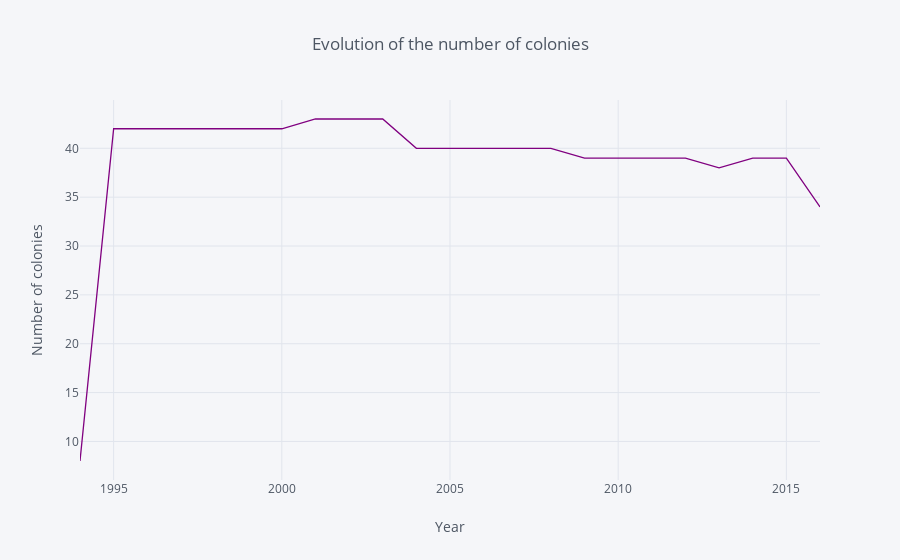

Notebook source saved alongside this figure:
### Markdown cell above
The correlation is low between the production of honey and the use of Neonic pesticides (11%)

### Code cell
evo_col = data.groupby("year", as_index=False).agg({'numcol':'count'})
evo_col.iplot(x='year', xTitle='Year', color='purple',
           yTitle='Number of colonies', title='Evolution of the number of colonies')

### Figure 1 — Plotly figure (JSON) as saved in the notebook; plotly's stock layout.template omitted (floating-point values rounded to 4 significant figures)
{"data": [{"line": {"color": "rgba(128, 0, 128, 1.0)", "dash": "solid", "shape": "linear", "width": 1.3}, "mode": "lines", "name": "numcol", "text": "", "type": "scatter", "uid": "a3777f1e-6647-4641-a887-8d5d4bfbcedd", "x": [1994, 1995, 1996, 1997, 1998, 1999, 2000, 2001, 2002, 2003, 2004, 2005, 2006, 2007, 2008, 2009, 2010, 2011, 2012, 2013, 2014, 2015, 2016], "y": [8, 42, 42, 42, 42, 42, 42, 43, 43, 43, 40, 40, 40, 40, 40, 39, 39, 39, 39, 38, 39, 39, 34]}], "layout": {"legend": {"bgcolor": "#F5F6F9", "font": {"color": "#4D5663"}}, "paper_bgcolor": "#F5F6F9", "plot_bgcolor": "#F5F6F9", "title": {"font": {"color": "#4D5663"}, "text": "Evolution of the number of colonies"}, "xaxis": {"gridcolor": "#E1E5ED", "showgrid": true, "tickfont": {"color": "#4D5663"}, "title": {"font": {"color": "#4D5663"}, "text": "Year"}, "zerolinecolor": "#E1E5ED"}, "yaxis": {"gridcolor": "#E1E5ED", "showgrid": true, "tickfont": {"color": "#4D5663"}, "title": {"font": {"color": "#4D5663"}, "text": "Number of colonies"}, "zerolinecolor": "#E1E5ED"}}}
